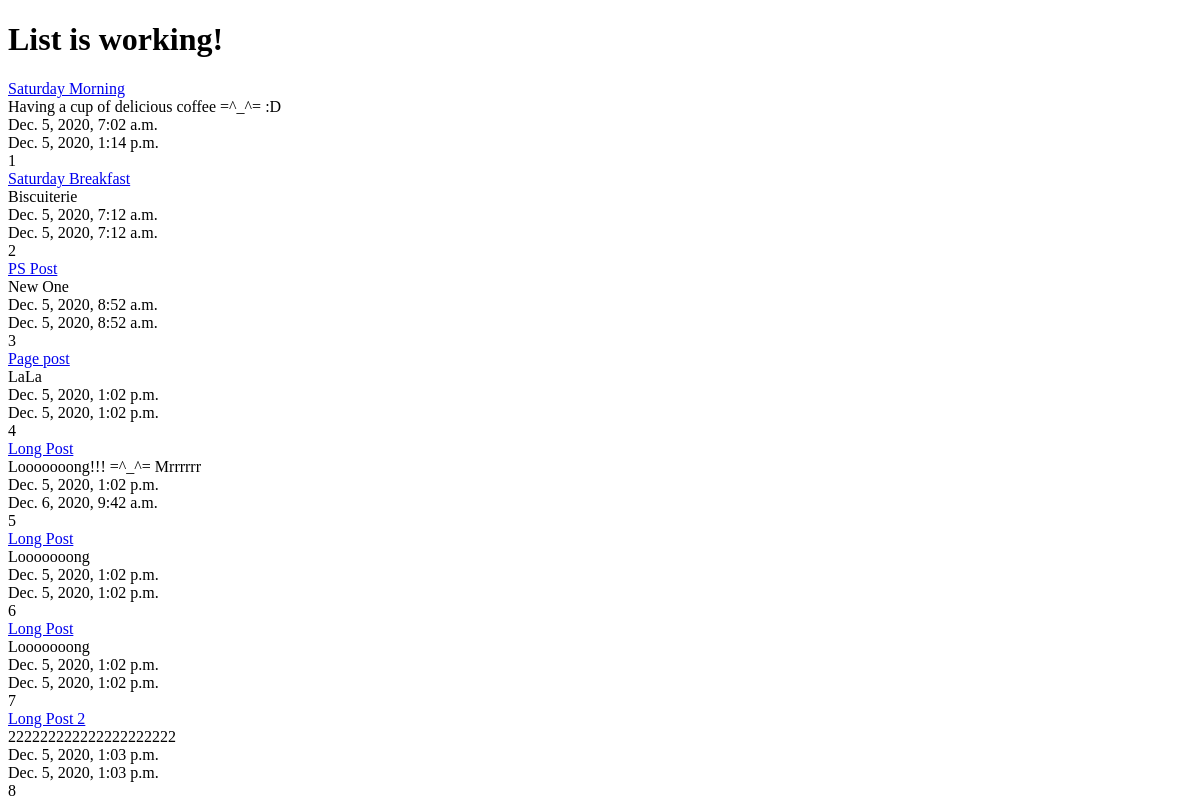
The app's page /posts/, older data.
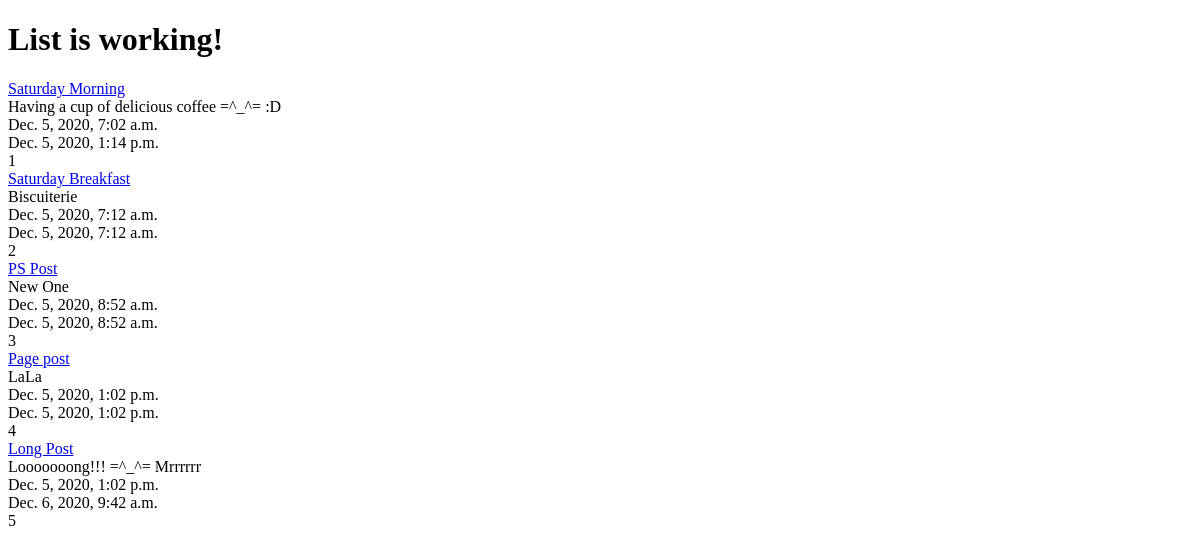
The same page, newer data.
### posts/models.py (models this page shows, shortened)
class Post(models.Model):
    title = models.CharField(max_length=120)
    content = models.TextField()
    updated = models.DateTimeField(auto_now=True, auto_now_add=False)
    timestamp = models.DateTimeField(auto_now=False, auto_now_add=True)
    def get_absolute_url(self):
        return reverse("posts_detail", kwargs={'id': self.id})

### posts/views.py (the view)
# urls.py: path('', posts_list, name='posts_list'),
def posts_list(request):
    queryset = Post.objects.all()
    context_data = {
        'obj_list': queryset,
        'title': 'List'
    }
    return render(request, 'index.html', context_data)

### TEMPLATES/index.html (shortened to what this page needs)
<!DOCTYPE html>
<html lang="en">
<head>
</head>
<body>
    <h1>{{ title }} is working!</h1>
    {% for obj in obj_list %}
    <a href='{{ obj.get_absolute_url }}'> {{ obj.title }}</a><br/>
    {{ obj.content }}<br/>
    {{ obj.timestamp }}<br/>
    {{ obj.updated }}<br/>
    {{ obj.id }}<br/>
    {% endfor%}
</body>
</html>

Row changes from the older to the newer data that the page shows:
removed Post: title "Long Post", content "Looooooong", timestamp "Dec. 5, 2020, 1:02 p.m.", updated "Dec. 5, 2020, 1:02 p.m.", id "6"
removed Post: title "Long Post", content "Looooooong", timestamp "Dec. 5, 2020, 1:02 p.m.", updated "Dec. 5, 2020, 1:02 p.m.", id "7"
removed Post: title "Long Post 2", content "222222222222222222222", timestamp "Dec. 5, 2020, 1:03 p.m.", updated "Dec. 5, 2020, 1:03 p.m.", id "8"
